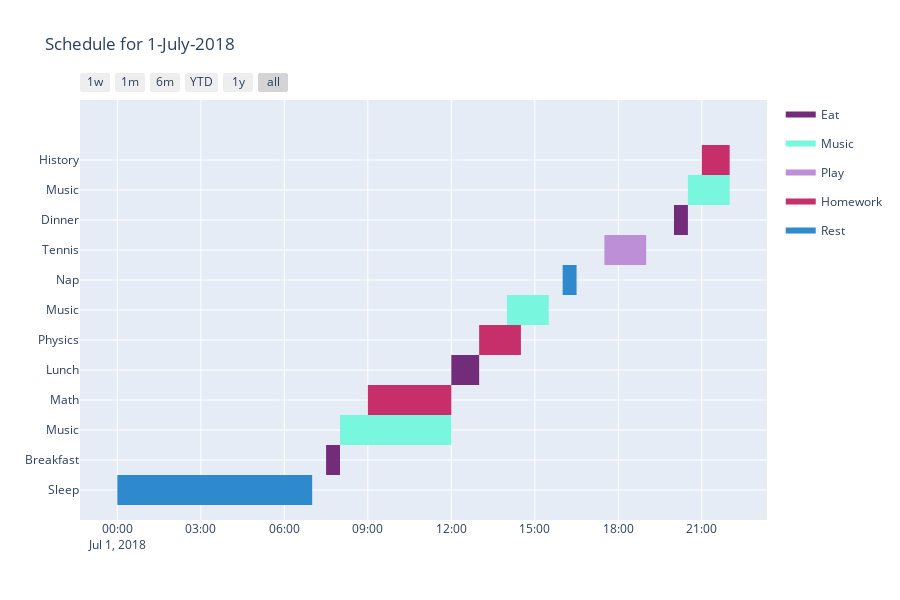

The notebook cell this image was saved under:
### Code cell
fig = ff.create_gantt(schedule, title = 'Schedule for 1-July-2018',
                      colors = color_dict, index_col='Category',
                      show_colorbar=True, bar_width=0.5,
                      showgrid_x=True, showgrid_y=True
                     )
offline.iplot(fig)

### Figure 1 — Plotly figure (JSON) as saved in the notebook; plotly's stock layout.template omitted (floating-point values rounded to 4 significant figures)
{"data": [{"fill": "toself", "fillcolor": "rgb(114, 44, 121)", "hoverinfo": "name", "legendgroup": "rgb(114, 44, 121)", "mode": "none", "name": "Eat", "type": "scatter", "x": ["2018-07-01 7:30:00", "2018-07-01 8:00:00", "2018-07-01 8:00:00", "2018-07-01 7:30:00", "2018-07-01 7:30:00", "2018-07-01 12:00:00", "2018-07-01 13:00:00", "2018-07-01 13:00:00", "2018-07-01 12:00:00", "2018-07-01 12:00:00", "2018-07-01 20:00:00", "2018-07-01 20:30:00", "2018-07-01 20:30:00", "2018-07-01 20:00:00"], "y": [0.5, 0.5, 1.5, 1.5, null, 3.5, 3.5, 4.5, 4.5, null, 8.5, 8.5, 9.5, 9.5]}, {"fill": "toself", "fillcolor": "rgb(120, 247, 222)", "hoverinfo": "name", "legendgroup": "rgb(120, 247, 222)", "mode": "none", "name": "Music", "type": "scatter", "x": ["2018-07-01 8:00:00", "2018-07-01 12:00:00", "2018-07-01 12:00:00", "2018-07-01 8:00:00", "2018-07-01 8:00:00", "2018-07-01 14:00:00", "2018-07-01 15:30:00", "2018-07-01 15:30:00", "2018-07-01 14:00:00", "2018-07-01 14:00:00", "2018-07-01 20:30:00", "2018-07-01 22:00:00", "2018-07-01 22:00:00", "2018-07-01 20:30:00"], "y": [1.5, 1.5, 2.5, 2.5, null, 5.5, 5.5, 6.5, 6.5, null, 9.5, 9.5, 10.5, 10.5]}, {"fill": "toself", "fillcolor": "rgb(189, 143, 215)", "hoverinfo": "name", "legendgroup": "rgb(189, 143, 215)", "mode": "none", "name": "Play", "type": "scatter", "x": ["2018-07-01 17:30:00", "2018-07-01 19:00:00", "2018-07-01 19:00:00", "2018-07-01 17:30:00"], "y": [7.5, 7.5, 8.5, 8.5]}, {"fill": "toself", "fillcolor": "rgb(198, 47, 105)", "hoverinfo": "name", "legendgroup": "rgb(198, 47, 105)", "mode": "none", "name": "Homework", "type": "scatter", "x": ["2018-07-01 9:00:00", "2018-07-01 12:00:00", "2018-07-01 12:00:00", "2018-07-01 9:00:00", "2018-07-01 9:00:00", "2018-07-01 13:00:00", "2018-07-01 14:30:00", "2018-07-01 14:30:00", "2018-07-01 13:00:00", "2018-07-01 13:00:00", "2018-07-01 21:00:00", "2018-07-01 22:00:00", "2018-07-01 22:00:00", "2018-07-01 21:00:00"], "y": [2.5, 2.5, 3.5, 3.5, null, 4.5, 4.5, 5.5, 5.5, null, 10.5, 10.5, 11.5, 11.5]}, {"fill": "toself", "fillcolor": "rgb(46, 137, 205)", "hoverinfo": "name", "legendgroup": "rgb(46, 137, 205)", "mode": "none", "name": "Rest", "type": "scatter", "x": ["2018-07-01 0:00:00", "2018-07-01 7:00:00", "2018-07-01 7:00:00", "2018-07-01 0:00:00", "2018-07-01 0:00:00", "2018-07-01 16:00:00", "2018-07-01 16:30:00", "2018-07-01 16:30:00", "2018-07-01 16:00:00"], "y": [-0.5, -0.5, 0.5, 0.5, null, 6.5, 6.5, 7.5, 7.5]}, {"legendgroup": "rgb(114, 44, 121)", "marker": {"color": "rgb(114, 44, 121)", "opacity": 0, "size": 1}, "mode": "markers", "name": "", "showlegend": false, "text": [null, null, null, null, null, null], "type": "scatter", "x": ["2018-07-01 7:30:00", "2018-07-01 8:00:00", "2018-07-01 12:00:00", "2018-07-01 13:00:00", "2018-07-01 20:00:00", "2018-07-01 20:30:00"], "y": [1, 1, 4, 4, 9, 9]}, {"legendgroup": "rgb(120, 247, 222)", "marker": {"color": "rgb(120, 247, 222)", "opacity": 0, "size": 1}, "mode": "markers", "name": "", "showlegend": false, "text": [null, null, null, null, null, null], "type": "scatter", "x": ["2018-07-01 8:00:00", "2018-07-01 12:00:00", "2018-07-01 14:00:00", "2018-07-01 15:30:00", "2018-07-01 20:30:00", "2018-07-01 22:00:00"], "y": [2, 2, 6, 6, 10, 10]}, {"legendgroup": "rgb(189, 143, 215)", "marker": {"color": "rgb(189, 143, 215)", "opacity": 0, "size": 1}, "mode": "markers", "name": "", "showlegend": false, "text": [null, null], "type": "scatter", "x": ["2018-07-01 17:30:00", "2018-07-01 19:00:00"], "y": [8, 8]}, {"legendgroup": "rgb(198, 47, 105)", "marker": {"color": "rgb(198, 47, 105)", "opacity": 0, "size": 1}, "mode": "markers", "name": "", "showlegend": false, "text": [null, null, null, null, null, null], "type": "scatter", "x": ["2018-07-01 9:00:00", "2018-07-01 12:00:00", "2018-07-01 13:00:00", "2018-07-01 14:30:00", "2018-07-01 21:00:00", "2018-07-01 22:00:00"], "y": [3, 3, 5, 5, 11, 11]}, {"legendgroup": "rgb(46, 137, 205)", "marker": {"color": "rgb(46, 137, 205)", "opacity": 0, "size": 1}, "mode": "markers", "name": "", "showlegend": false, "text": [null, null, null, null], "type": "scatter", "x": ["2018-07-01 0:00:00", "2018-07-01 7:00:00", "2018-07-01 16:00:00", "2018-07-01 16:30:00"], "y": [0, 0, 7, 7]}], "layout": {"height": 600, "hovermode": "closest", "showlegend": true, "title": {"text": "Schedule for 1-July-2018"}, "xaxis": {"rangeselector": {"buttons": [{"count": 7, "label": "1w", "step": "day", "stepmode": "backward"}, {"count": 1, "label": "1m", "step": "month", "stepmode": "backward"}, {"count": 6, "label": "6m", "step": "month", "stepmode": "backward"}, {"count": 1, "label": "YTD", "step": "year", "stepmode": "todate"}, {"count": 1, "label": "1y", "step": "year", "stepmode": "backward"}, {"step": "all"}]}, "showgrid": true, "type": "date", "zeroline": false}, "yaxis": {"autorange": false, "range": [-1, 13], "showgrid": true, "ticktext": ["Sleep", "Breakfast", "Music", "Math", "Lunch", "Physics", "Music", "Nap", "Tennis", "Dinner", "Music", "History"], "tickvals": [0, 1, 2, 3, 4, 5, 6, 7, 8, 9, 10, 11], "zeroline": false}}}
